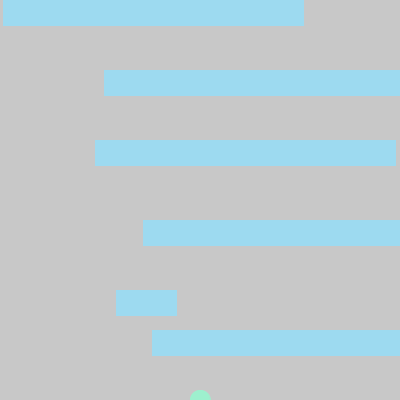
Frame 1 (no input)
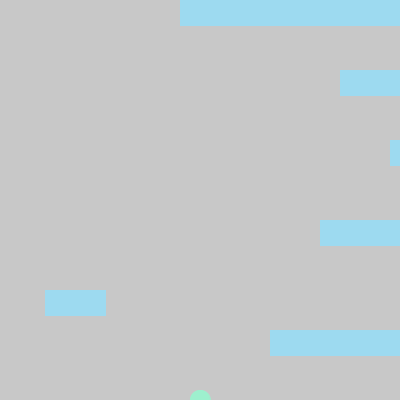
Frame 60 (the mouse pressed at the canvas centre just before this capture)
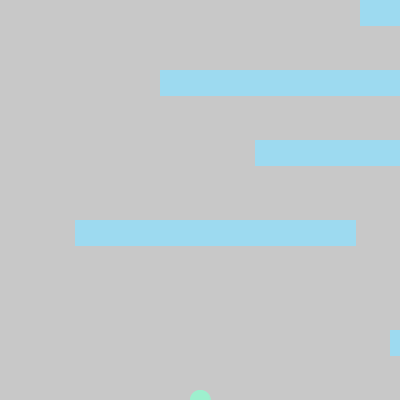
Frame 120 (the mouse held since frame 60 and released just before this capture)

The Processing sketch that drew these frames (run headless with seeded random() and noise(); from frame 60 on, the mouse is pressed at the canvas centre):

// Processing sketch: keira_new_game
// ── keira_new_game.pde
// packman chick run game thing
int mu = 400;
int mrl = 200;

int a = 0;
int b  = 100;
int c= 90;
int d = 140;
int e = 110;
int f = 150;


int a2 = 0;
int b2 = 70;
int c2 = 140;
int d2= 220;
int e2 = 290; 
int f2 = 330;

boolean didLose = false;



void setup()
{ 
  size(400, 400);
}

void keyPressed()
{

  if ( key=='w')
  {
    mu = mu - 10;
  }

  if ( key=='s')
  {
    mu =mu +10;
  }
  if (key=='a')
  {
    mrl= mrl - 10;
  }

  if (key =='d')
  {
    mrl=mrl+10;
  }
   if (key =='z')
   { 
     didLose=false; 
   }
}
// get to certain point go to top add points and plancks randomize parkor... 
void draw()
{

  a = a+ 3;
  b = b + 4;
  c= c + 5; 
  d= d + 3;
  e = e +6;
  f = f +2;

  background(200, 200, 200, 200);
  stroke(#9DDAF0);
  fill(#9DDAF0);
  //BOX A
  rect(a, a2, 300, 25); 
  // BOX B
  rect(b, b2, 300, 25);
  //BOX C
  rect(c, c2, 300, 25);
  // BOX D
  rect(d, d2, 280, 25);
  //BOX E
  rect(e, e2, 60, 25);
  //BOX F
  rect(f, f2, 300, 25);


  fill(#9DF0CE);
  stroke(#9DF0CE);
  ellipse(mrl, mu, 20, 20);

  if ( a>= 420)
  {
    a= -10;
  }
  if ( b>= 410)
  { 
    b= -8;
  }

  if (c>= 420)
  {
    c= -15;
  }

  if ( d >= 410)
  { 
    d = -15;
  }

  if ( e>=410)
  {
    e= -15;
  }

  if ( f>=420)
  {
    f = -10;
  }

textSize(50);
fill(#FF2C2C);
 if (didLose == true)
{ 
  text(" you lose", 100, 100);
  mu = 400;
  mrl = 200;
}
  // box A
  if (mrl> a && mrl < a +300 && mu < a2 +25 && mu > a2)
  { 
   
didLose = true; 
    a= 0;
    b= 0;
    c= 0;
    d=0;
    e= 0;
    f=0;
    delay(50);
    mu = 400;
  }



  // box B
  if (mrl> b && mrl < b +300 && mu < b2 +25 && mu>b2 )

  { 
didLose = true; 

    a= 0;
    b= 0;
    c= 0;
    d=0;
    e= 0;
    f=0;
    

  }
  // box C
  if (mrl> c && mrl < c +300 && mu < c2 +25 && mu > c2)
  { 
didLose = true; 

    a= 0;
    b= 0;
    c= 0;
    d=0;
    e= 0;
    f=0;

  }

  // BOX D
  if (mrl> d  && mrl < d +280 && mu < d2 +25 && mu > d2)
  { 
didLose = true; 
    a= 0;
    b= 0;
    c= 0;
    d=0;
    e= 0;
    f=0;

  }
  // BOX E
  if (mrl> e && mrl < e +60 && mu < e2 +25 && mu> e2)
  { 
 didLose = true; 

    a= 0;
    b= 0;
    c= 0;
    d=0;
    e= 0;
    f=0;

  }


  // BOX F
  if (mrl> f && mrl < f +300 && mu < f2 +25 && mu>f2)
  { 
didLose = true; 
    a= 0;
    b= 0;
    c= 0;
    d=0;
    e= 0;
    f=0;
 
  }


if (mu == 0)
{ 
  fill(#39FF2C);
  text(" you win",100,100);
}


}
